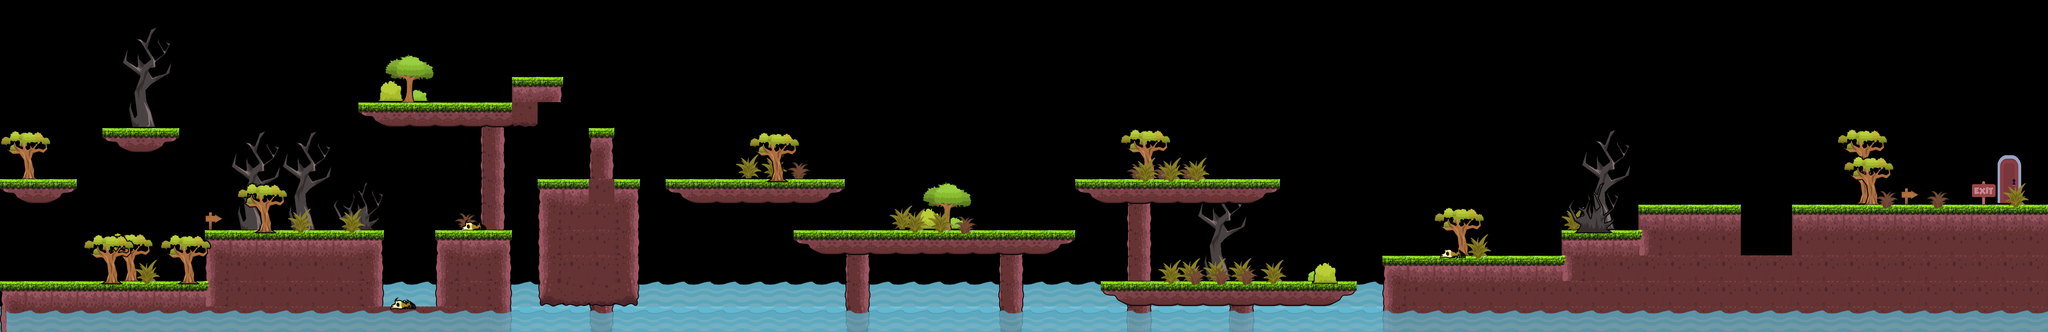

Below is a game level as drawn by its tile map, then a one-line description and the .tmx that defines it (tile-layer data replaced by summaries):
An orthogonal 80x13 tile map with 64x64 px tiles, 4 tile layers (bg2, bg1, floor, fg) and 107 objects (22x enemy, player, goal, item).

<map version="1.0" orientation="orthogonal" renderorder="right-down" width="80" height="13" tilewidth="64" tileheight="64" nextobjectid="122">
 <tileset firstgid="1" name="tileset_01" tilewidth="64" tileheight="64" tilecount="96" columns="12">
  <image source="tileset_01.png" width="768" height="512" />
 </tileset>
 <layer name="bg2" width="80" height="13" offsetx="-16" offsety="0">
  <data>[1040 cells, 128 non-empty, 21 distinct tile ids]</data>
 </layer>
 <layer name="bg1" width="80" height="13" offsetx="0" offsety="4">
  <data>[1040 cells, 76 non-empty, 28 distinct tile ids]</data>
 </layer>
 <layer name="floor" width="80" height="13">
  <data>[1040 cells, 242 non-empty, 17 distinct tile ids]</data>
 </layer>
 <layer name="fg" width="80" height="13" offsetx="16" offsety="8">
  <data>[1040 cells, 121 non-empty, 13 distinct tile ids]</data>
 </layer>
 <objectgroup name="actors">
  <object id="1" type="player" x="3" y="255" width="62" height="63" />
  <object id="2" name="zombie1" type="enemy" x="385" y="577" width="61" height="65" />
  <object id="5" type="goal" x="4992" y="385" width="65" height="129" />
  <object id="6" name="zombie2" type="enemy" x="516" y="463" width="61" height="65" />
  <object id="7" name="zombie3" type="enemy" x="601" y="462" width="61" height="65" />
  <object id="9" name="zombie1" type="enemy" x="1165" y="464" width="61" height="65" />
  <object id="10" name="zombie1" type="enemy" x="1091" y="124" width="61" height="65" />
  <object id="11" name="zombie1" type="enemy" x="981" y="119" width="61" height="65" />
  <object id="12" name="zombie1" type="enemy" x="1754" y="315" width="61" height="65" />
  <object id="13" name="zombie1" type="enemy" x="1901" y="319" width="61" height="65" />
  <object id="14" name="zombie1" type="enemy" x="2155" y="469" width="61" height="65" />
  <object id="15" name="zombie1" type="enemy" x="2486" y="468" width="61" height="65" />
  <object id="16" name="zombie1" type="enemy" x="2943" y="317" width="61" height="65" />
  <object id="17" name="zombie1" type="enemy" x="3071" y="317" width="61" height="65" />
  <object id="19" name="dino" type="enemy" x="3296" y="576" width="61" height="65" />
  <object id="20" name="zombie1" type="enemy" x="2950" y="577" width="61" height="65" />
  <object id="21" name="zombie1" type="enemy" x="3549" y="481" width="61" height="65" />
  <object id="22" name="zombie1" type="enemy" x="3677" y="481" width="61" height="65" />
  <object id="23" name="zombie1" type="enemy" x="3999" y="398" width="61" height="65" />
  <object id="24" name="zombie1" type="enemy" x="4144" y="400" width="61" height="65" />
  <object id="25" name="dino" type="enemy" x="865" y="416" width="61" height="65" />
  <object id="26" name="dino" type="enemy" x="2330" y="440" width="61" height="65" />
  <object id="27" name="zombie1" type="enemy" x="388" y="130" width="61" height="65" />
  <object id="35" name="heal" type="item" x="652" y="327" width="53" height="52">
   <ellipse />
  </object>
  <object id="37" gid="9" x="192" y="704" width="64" height="64" />
  <object id="38" gid="9" x="960" y="768" width="64" height="64" />
  <object id="39" gid="9" x="1024" y="768" width="64" height="64" />
  <object id="40" gid="34" x="688" y="576" width="32" height="32" />
  <object id="41" gid="34" x="800" y="576" width="32" height="32" />
  <object id="42" gid="34" x="912" y="576" width="32" height="32" />
  <object id="43" gid="34" x="976" y="192" width="32" height="32" />
  <object id="44" gid="34" x="1040" y="192" width="32" height="32" />
  <object id="45" gid="34" x="1152" y="576" width="32" height="32" />
  <object id="46" gid="10" x="224" y="192" width="32" height="32" />
  <object id="48" gid="10" x="256" y="192" width="32" height="32" />
  <object id="49" gid="10" x="192" y="192" width="32" height="32" />
  <object id="50" gid="10" x="160" y="224" width="32" height="32" />
  <object id="51" gid="10" x="160" y="256" width="32" height="32" />
  <object id="52" gid="10" x="352" y="192" width="32" height="32" />
  <object id="53" gid="10" x="384" y="192" width="32" height="32" />
  <object id="54" gid="10" x="416" y="192" width="32" height="32" />
  <object id="55" gid="10" x="160" y="192" width="32" height="32" />
  <object id="56" gid="10" x="256" y="480" width="32" height="32" />
  <object id="57" gid="10" x="256" y="576" width="32" height="32" />
  <object id="58" gid="10" x="256" y="544" width="32" height="32" />
  <object id="59" gid="10" x="256" y="512" width="32" height="32" />
  <object id="60" gid="10" x="464" y="544" width="32" height="32" />
  <object id="61" gid="10" x="464" y="448" width="32" height="32" />
  <object id="62" gid="10" x="464" y="480" width="32" height="32" />
  <object id="63" gid="10" x="464" y="512" width="32" height="32" />
  <object id="64" gid="10" x="848" y="272" width="32" height="32" />
  <object id="65" gid="10" x="848" y="176" width="32" height="32" />
  <object id="66" gid="10" x="848" y="240" width="32" height="32" />
  <object id="67" gid="10" x="848" y="208" width="32" height="32" />
  <object id="68" gid="10" x="1232" y="192" width="32" height="32" />
  <object id="69" gid="10" x="1232" y="160" width="32" height="32" />
  <object id="70" gid="10" x="1232" y="128" width="32" height="32" />
  <object id="71" gid="10" x="1232" y="224" width="32" height="32" />
  <object id="72" gid="10" x="1120" y="513" width="32" height="32" />
  <object id="73" gid="10" x="1168" y="513" width="32" height="32" />
  <object id="74" gid="10" x="1216" y="513" width="32" height="32" />
  <object id="75" gid="10" x="1552" y="320" width="32" height="32" />
  <object id="76" gid="10" x="1552" y="288" width="32" height="32" />
  <object id="77" gid="10" x="1552" y="384" width="32" height="32" />
  <object id="78" gid="10" x="1552" y="352" width="32" height="32" />
  <object id="79" gid="10" x="1952" y="384" width="32" height="32" />
  <object id="80" gid="10" x="1952" y="320" width="32" height="32" />
  <object id="81" gid="10" x="1952" y="352" width="32" height="32" />
  <object id="82" gid="10" x="1952" y="288" width="32" height="32" />
  <object id="83" gid="10" x="2128" y="416" width="32" height="32" />
  <object id="84" gid="10" x="2128" y="448" width="32" height="32" />
  <object id="85" gid="10" x="2128" y="480" width="32" height="32" />
  <object id="86" gid="10" x="2128" y="512" width="32" height="32" />
  <object id="87" gid="34" x="2320" y="528" width="32" height="32" />
  <object id="88" gid="34" x="2384" y="528" width="32" height="32" />
  <object id="89" gid="10" x="2896" y="624" width="32" height="32" />
  <object id="90" gid="10" x="2896" y="688" width="32" height="32" />
  <object id="91" gid="10" x="2896" y="592" width="32" height="32" />
  <object id="92" gid="10" x="2896" y="656" width="32" height="32" />
  <object id="93" gid="10" x="2928" y="624" width="32" height="32" />
  <object id="94" gid="10" x="2928" y="688" width="32" height="32" />
  <object id="95" gid="10" x="2928" y="592" width="32" height="32" />
  <object id="96" gid="10" x="2928" y="656" width="32" height="32" />
  <object id="97" gid="10" x="3840" y="592" width="32" height="32" />
  <object id="98" gid="10" x="3840" y="528" width="32" height="32" />
  <object id="99" gid="10" x="3840" y="624" width="32" height="32" />
  <object id="100" gid="10" x="3840" y="560" width="32" height="32" />
  <object id="101" gid="10" x="4400" y="432" width="32" height="32" />
  <object id="102" gid="10" x="4432" y="464" width="32" height="32" />
  <object id="103" gid="10" x="4400" y="464" width="32" height="32" />
  <object id="104" gid="10" x="4368" y="464" width="32" height="32" />
  <object id="105" gid="9" x="4352" y="640" width="64" height="64" />
  <object id="106" gid="9" x="4416" y="640" width="64" height="64" />
  </objectgroup>
</map>
<!-- 14 of 107 objects omitted -->
